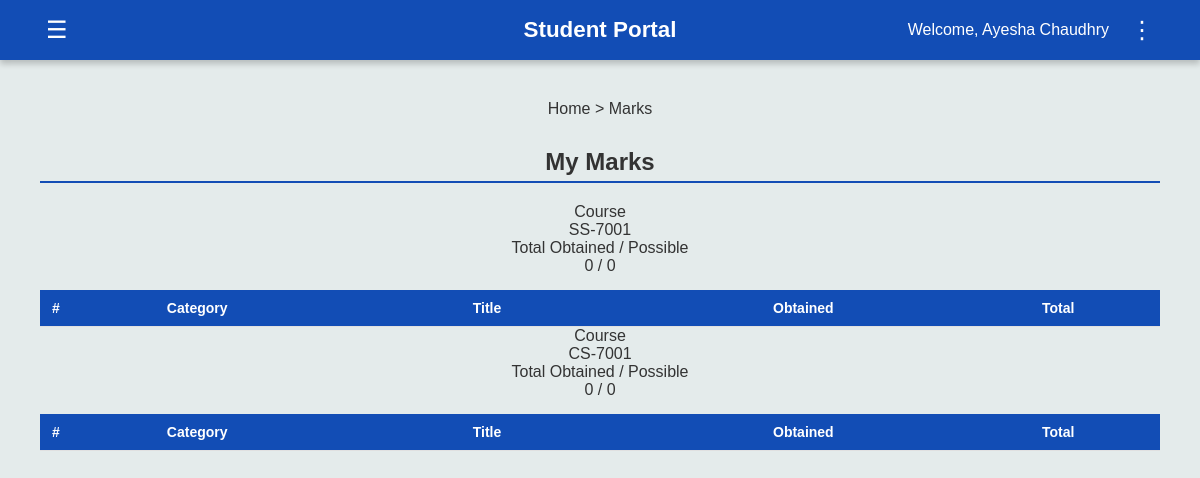
The page /student/marks (signed in) on the database as committed earlier.
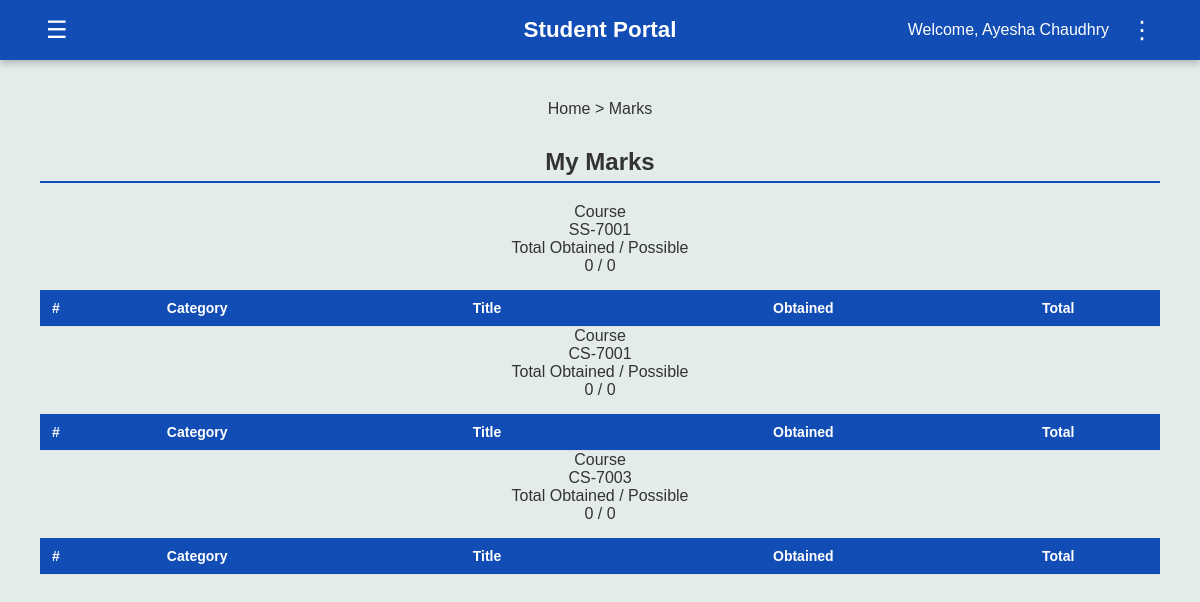
The same page on the database as committed later.
### tables this page shows
CREATE TABLE enrollments (
        Roll_No TEXT, Course_Code TEXT,
        FOREIGN KEY (Roll_No) REFERENCES students (Roll_No),
        FOREIGN KEY (Course_Code) REFERENCES courses (Course_Code)
    );

### app.py (the view, shortened to what this page needs)
@app.route('/student/marks')
def student_marks():
    if 'user' not in session:
        return redirect(url_for('student_login'))
    roll = session['user']
    conn = get_db()
    cur = conn.cursor()
    cur.execute('SELECT Course_Code FROM enrollments WHERE Roll_No=?', (roll,))
    courses = [r['Course_Code'] for r in cur.fetchall()]
    course_reports = []
    for course in courses:
        cur.execute('''
            SELECT id, Category, Item_No, Title, Total
            FROM mark_items
            WHERE Course_Code=?
            ORDER BY Category, Item_No
        ''', (course,))
        items = cur.fetchall()
        entries = []
        category_agg = {}
        total_possible = 0
        total_obtained = 0
        course_reports.append({
            'course': course,
            'items': entries,
            'category_agg': category_agg,
            'total_possible': total_possible,
            'total_obtained': total_obtained,
            'percentage': round(total_obtained / total_possible * 100, 2)
                          if total_possible > 0 else None
        })
    conn.close()
    return render_template('student_marks.html', reports=course_reports)

### app.py (called while the page is built)
def get_db():
    conn = sqlite3.connect('flake.db')
    conn.row_factory = sqlite3.Row  # This allows accessing columns by name
    return conn

### templates/student_marks.html (shortened to what this page needs)
{% extends "student_dashboard.html" %}
{% block content %}
  <div class="breadcrumb"><span>Home</span> &gt; <span>Marks</span></div>
  <div class="page-header"><h2>My Marks</h2></div>
  {% for rep in reports %}
    <div class="course-info-box">
      <div class="course-info-grid">
        <div>
          <div class="course-info-label">Course</div>
          <div class="course-info-value">{{ rep.course }}</div>
        </div>
        <div>
          <div class="course-info-label">Total Obtained / Possible</div>
          <div class="course-info-value">
            {{ rep.total_obtained }} / {{ rep.total_possible }}
          </div>
        </div>
      </div>
      <div style="margin-top:15px;">
        <div class="table-container">
          <table>
            <thead>
              <tr>
                <th>#</th>
                <th>Category</th>
                <th>Title</th>
                <th style="text-align:center">Obtained</th>
                <th style="text-align:center">Total</th>
              </tr>
            </thead>
          </table>
        </div>
      </div>
    </div>
  {% endfor %}
{% endblock %}

### templates/student_dashboard.html (shortened to what this page needs)
<!DOCTYPE html>
<html lang="en">
  <head>
    <link
      rel="stylesheet"
      href="{{ url_for('static', filename='portal_template.css') }}"
    />
    <link
      rel="stylesheet"
      href="https://cdnjs.cloudflare.com/ajax/libs/font-awesome/6.5.0/css/all.min.css"
    />
  </head>
  <body>
    <header>
      <button class="left-btn" id="menuToggle">&#9776;</button>
      <h1 class="portal-title"><b>Student Portal</b></h1>
      <div class="user-info">
        <span>Welcome, {{ session.get('user_name', 'Student') }}</span>
        <button class="options-btn" id="optionsToggle">&#8942;</button>
      </div>
    </header>
    <main>
      {% block content %}{% endblock %}
    </main>
  </body>
</html>

### static/portal_template.css (style rules this page uses)
body { margin: 0; font-family: Arial, Helvetica, sans-serif; background-color: #E4EBEB; color: #333; }
header { background-color: #124DB5; display: flex; justify-content: space-between; align-items: center; padding: 15px 40px; color: white; box-shadow: 0 4px 6px rgba(0,0,0,0.2); position: relative; }
.left-btn, .options-btn { background: none; border: none; color: white; font-size: 24px; cursor: pointer; position: relative; }
.user-info { display: flex; align-items: center; gap: 15px; position: relative; }
main { padding: 40px; text-align: center; }
.portal-title { position: absolute; left: 50%; transform: translateX(-50%); font-size: 1.4rem; font-weight: bold; }
table { width: 100%; border-collapse: collapse; }
th, td { padding: 10px 12px; border-bottom: 1px solid #e0e0e0; text-align: left; font-size: 14px; }
th { background-color: #124DB5; color: white; }
h2 { border-bottom: 2px solid #124DB5; padding-bottom: 5px; margin-top: 30px; }

Rows that differ between the two databases and show on the page:
added enrollments: course "CS-7003", total_obtained "0", total_possible "0"
